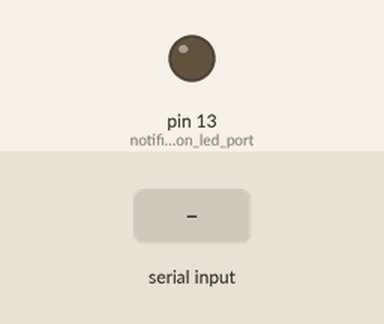
Bench run of a sketch on a simulated Arduino Leonardo, built with avr-gcc and run on an emulated ATmega32U4. Shown: output pins drawn as LEDs (lit = HIGH). The test bench sets the inputs (shaded band). Random numbers use the default seed unless the sketch sets one; USB keyboard and mouse output is not drawn.

Above: at 1.5 s.
1.6 s: "1\n" received over Serial
At 1.85 s:
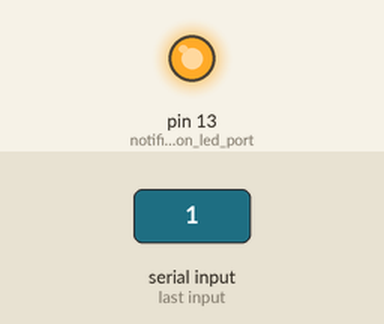
Timing chart, 0 to 28.7 s (numbered marks = the images above; inputs shaded):
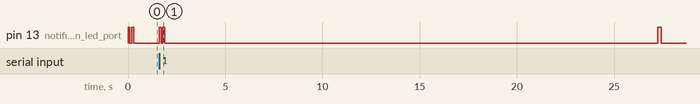

The sketch:

shiny-aruduino.ino
```cpp
#include "Mouse.h"

const int notification_led_port = 13;

/// 初期化後、画面下部ボタンへの移動量
const int bottomButtonHeight = -50;

void setup()
{
    // put your setup code here, to run once:
    pinMode(notification_led_port, OUTPUT);
    digitalWrite(notification_led_port, LOW);

    // シリアルポートを開く
    Serial.begin(9600);

    // Mouseライブラリの初期化
    Mouse.begin();

    // 初期化完了を通知
    flashLED(notification_led_port);
    delay(100);
    flashLED(notification_led_port);

    randomSeed(analogRead(0));
}

// マウス移動処理中かどうかのフラグ
bool isProcessing = false;

void loop()
{
    if (Serial.available() > 0)
    {
        int x = Serial.parseInt();

        if (x == 1 && !isProcessing)
        {
            // MV再生処理完了
            flashLED(notification_led_port);
            delay(100);
            flashLED(notification_led_port);

            // ここでマウスを動かす

            // 処理中フラグ設定
            isProcessing = true;

            moveMouseForStartingMv();

            // MV再生処理完了
            flashLED(notification_led_port);
            flashLED(notification_led_port);

            // フラグクリア
            isProcessing = false;
        }
    }
}

void flashLED(int port)
{
    digitalWrite(port, HIGH);
    delay(100);
    digitalWrite(port, LOW);
}

void moveMouseForStartingMv()
{
    // ランダムボタン押下
    int randNumber = random(1, 10); // 10から9の乱数を生成
    moveMouse(-800, bottomButtonHeight);

    for (int i = 0; i < randNumber; i++)
    {
        Mouse.click();
        delay(0.8 * 1000);
    }

    // MV再生ボタン押下
    moveMouse(-300, bottomButtonHeight);
    Mouse.click();
    delay(1.5 * 1000);

    // ユニットランダム設定
    setRandomIdolOnUnitConfirm();

    setIdolCostume(0);
    setIdolCostume(1);
    setIdolCostume(2);
    setIdolCostume(3);
    setIdolCostume(4);

    // スタートボタン押下
    moveMouse(-100, bottomButtonHeight);
    Mouse.click();
    delay(0.25 * 1000);

    // サマーサマーオーシャンパーリィバ...対策に画面中央をクリック
    moveMouse(-600, -450);
    Mouse.click();
    delay(0.25 * 1000);

    // マウスを元の位置に戻す
    mousePositionInitialize();
}
```

mouse-move.ino
```cpp
const int monitorWidth = 3840;
const int monitorHeight = 2160;

const int initializeValue = 9999;

/// @brief 指定した量だけマウスを移動する(初期化後は右下から移動するため負の値を指定する)
/// @param x 横方向の移動量
/// @param y 縦方向の移動量
void moveMouse(int x, int y)
{
    moveMouseForX(initializeValue);
    moveMouseForY(initializeValue);
    delay(100);
    moveMouseForX(x);
    moveMouseForY(y);
}

void moveMouseForX(int x)
{
    int current_x = x;

    if (current_x > 0)
    {
        while (current_x > 0)
        {
            if (current_x > 127)
            {
                current_x -= 127;
                Mouse.move(127, 0, 0);
            }
            else
            {
                Mouse.move(current_x, 0, 0);
                current_x = 0;
            }
        }
    }
    else
    {
        while (current_x < 0)
        {
            if (current_x < -127)
            {
                current_x += 127;
                Mouse.move(-127, 0, 0);
            }
            else
            {
                Mouse.move(current_x, 0, 0);
                current_x = 0;
            }
        }
    }
}

void moveMouseForY(int y)
{
    int current_y = y;

    if (current_y > 0)
    {
        while (current_y > 0)
        {
            if (current_y > 127)
            {
                current_y -= 127;
                Mouse.move(0, 127, 0);
            }
            else
            {
                Mouse.move(0, current_y, 0);
                current_y = 0;
            }
        }
    }
    else
    {
        while (current_y < 0)
        {
            if (current_y < -127)
            {
                current_y += 127;
                Mouse.move(0, -127, 0);
            }
            else
            {
                Mouse.move(0, current_y, 0);
                current_y = 0;
            }
        }
    }
}

/// @brief 現在のマウスの位置をモニターの右下に移動して初期化
void mousePositionInitialize()
{
    moveMouse(initializeValue, initializeValue);
}

/// @brief ユニット確認画面で、アイドルをランダムのおまかせ編成にする
void setRandomIdolOnUnitConfirm()
{
    // おまかせ編成ボタン
    moveMouse(-800, -580);
    Mouse.click();
    delay(0.3 * 1000);

    // 決定ボタン
    moveMouse(-450, -200);
    Mouse.click();
    delay(0.3 * 1000);
}

/// @brief 指定したインデックスのアイドルの衣装をお気に入り1に設定する
/// @param index
void setIdolCostume(int index)
{
    const int startPos = -1100;
    const int height = -230;
    const int diff = -220;

    // 衣装変更ボタン
    moveMouse(startPos - diff * index, height);
    Mouse.click();
    delay(0.5 * 1000);

    // お気に入りボタン
    moveMouse(-100, -700);
    Mouse.click();
    delay(0.7 * 1000);

    // 座標重なっているのでそのまま「適用」をクリック
    Mouse.click();
    delay(0.7 * 1000);

    // 閉じるボタン
    moveMouse(-300, bottomButtonHeight);
    Mouse.click();
    delay(0.3 * 1000);

    // 決定ボタン押下
    moveMouse(-100, bottomButtonHeight);
    Mouse.click();
    delay(0.8 * 1000);
}
```

Measured:
- after the input at 1.6 s, pin 13 (notification_led_port): goes HIGH 0.10 s, LOW 0.10 s, HIGH 0.10 s, LOW 25.3 s, HIGH 0.20 s, then LOW, starting at once
